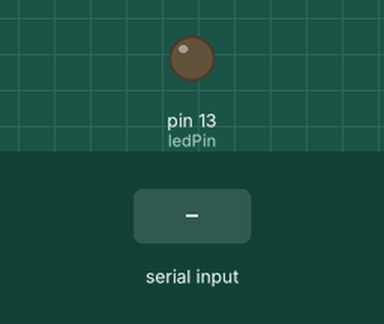
Recording of a sketch running on a simulated Arduino Uno, built with avr-gcc and run on an emulated ATmega328P. On the bench: output pins drawn as LEDs (lit = HIGH). The test bench sets the inputs (shaded band). What the sketch prints to the serial monitor is not drawn.

Above: at 1.0 s.
1.1 s: "2" received over Serial
At 3.2 s:
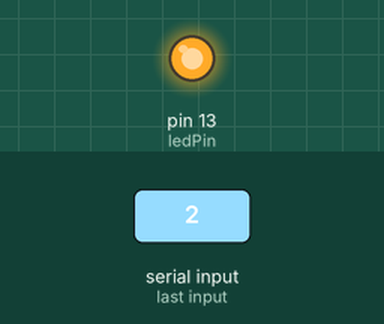
3.5 s: "1" received over Serial
At 4.4 s:
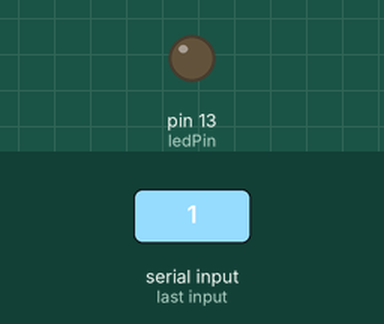
Timing chart, 0 to 6.5 s (numbered marks = the images above; inputs shaded):
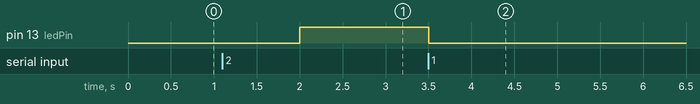

Measured:
- after the input at 1.1 s, pin 13 (ledPin): LOW → HIGH after 0.90 s
- after the input at 3.5 s, pin 13 (ledPin): HIGH → LOW at once

The sketch:

Serial_Practice.ino
```cpp
const int ledPin = 13;
int inByte = 0;

void setup() {
  // put your setup code here, to run once:
  pinMode(ledPin,OUTPUT);
  Serial.begin(9600);
  establishContact();
}

void loop() {
  // put your main code here, to run repeatedly:

  if (Serial.available() > 0) {
    inByte = Serial.read();

    if (inByte == 49) {
      digitalWrite(ledPin,LOW);
    }
    else if (inByte == 50) {
      digitalWrite(ledPin,HIGH);
    }
  }
}

void establishContact() {
  while (Serial.available() <= 0) {
    Serial.print('A');   // send a capital A
    delay(2000);
  }
}
```
